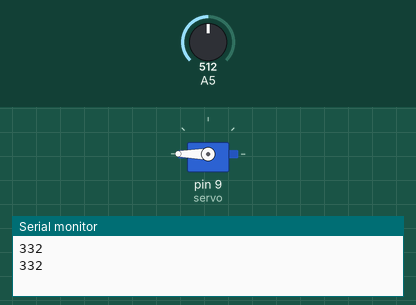
Simulated run of this sketch. Board: Arduino Uno, built with avr-gcc and run on an emulated ATmega328P. Parts: servo, the last lines printed to the serial monitor. Inputs (shaded band) come from the test bench; at power-on: A5 = 512.

Above: at 1.8 s.
1.9 s: A5 set to 672
4.2 s: A5 set to 691
At 6.5 s:
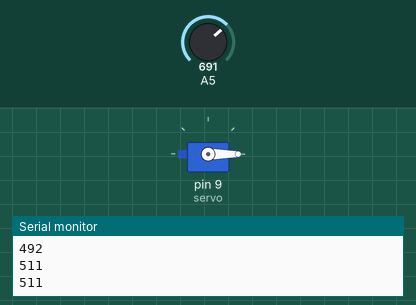
7.5 s: A5 set to 1023
At 10.0 s:
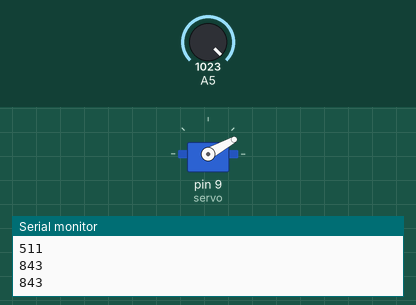
10.5 s: A5 set to 306
At 12.3 s:
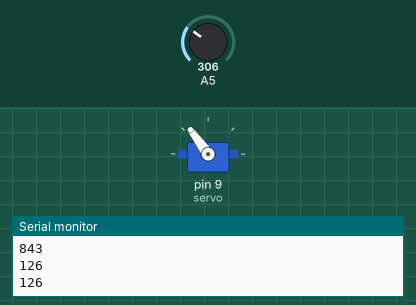
13.5 s: A5 set to 122
At 15.8 s:
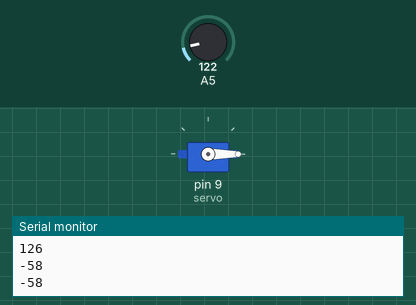
16.5 s: A5 set to 511
At 19.4 s:
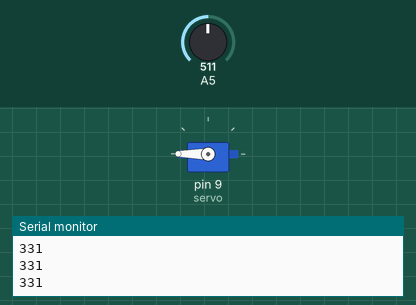
Timing chart, 0 to 20.5 s (numbered marks = the images above; inputs shaded):
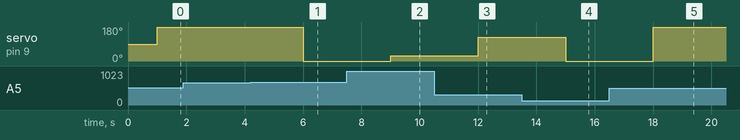

The sketch:

Servo.ino
```cpp
#include <Servo.h>
int servo = 9;
int photo = A5;
int times = 1000;
float temp;
int pos = 70;//degrees of servo position
Servo myServo;
void setup() {
  // put your setup code here, to run once:
Serial.begin(9600);
myServo.attach(servo);
}

void loop() {
  // put your main code here, to run repeatedly:
temp = analogRead(A5);// photores.
pos = temp - 180;
Serial.println(pos);
delay (times);
myServo.write(pos);

}
```

Measured:
- the behaviour switches between 679 and 680 on A5 (found by bisection; images 0 and 1)
- after the input at 4.2 s, servo on pin 9 (servo): 180° → 0° after 1.8 s
- after the input at 7.5 s, servo on pin 9 (servo): 0° → 29° after 1.5 s
- after the input at 10.5 s, servo on pin 9 (servo): 29° → 126° after 1.5 s
- after the input at 13.5 s, servo on pin 9 (servo): 126° → 0° after 1.5 s
- after the input at 16.5 s, servo on pin 9 (servo): 0° → 180° after 1.5 s
